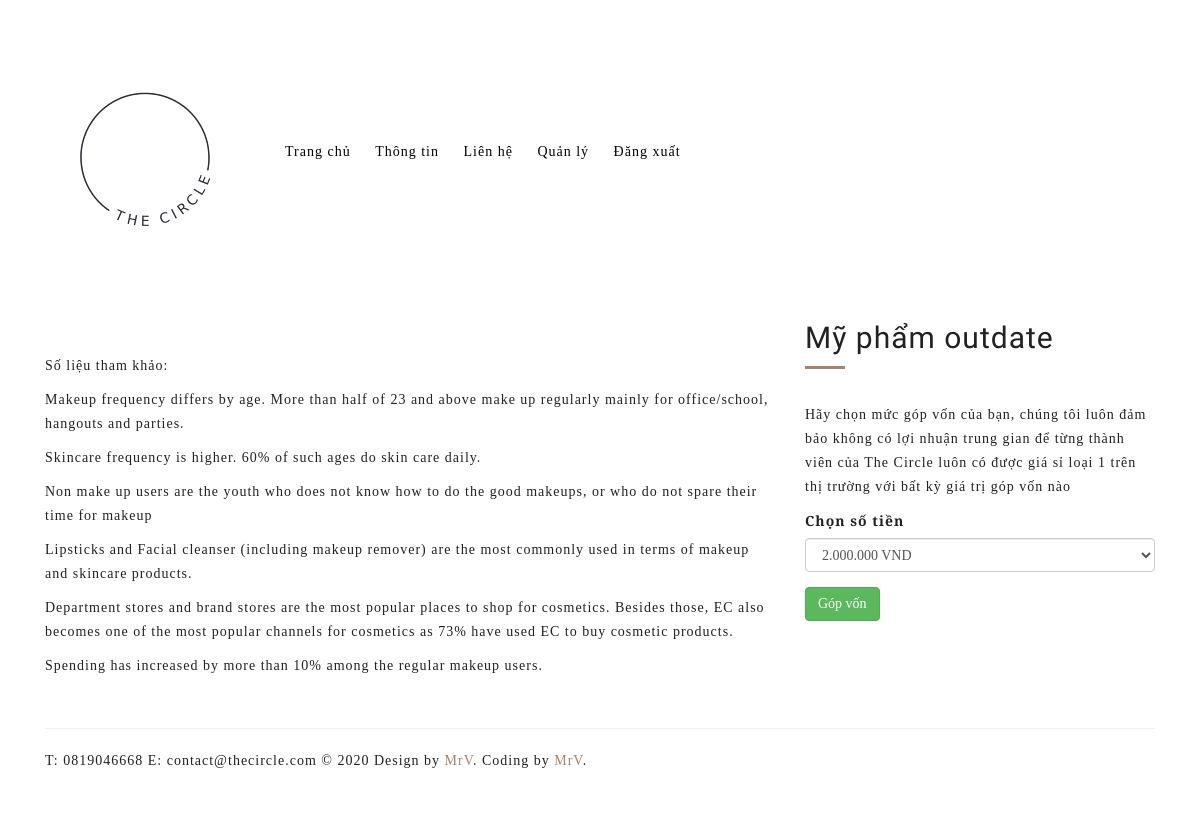
/posts/2 (signed in), run on the app's committed database.
### app/main/models.py (models this page shows)
class Base(db.Model):
    __abstract__ = True
    id = db.Column(db.Integer, primary_key=True)
    date_created = db.Column(db.DateTime, default=db.func.current_timestamp())
    date_modified = db.Column(db.DateTime, default=db.func.current_timestamp(),
                              onupdate=db.func.current_timestamp())

class Post(Base):
    __tablename__ = 'blog_post'
    category = db.Column(db.String(128), nullable=True)
    title = db.Column(db.String(128), nullable=False)
    description_text = db.Column(db.String(128), nullable=False)
    detail = db.Column(db.Text, nullable=False)
    deals= db.relationship('Deal', backref='belong_to_post', lazy='dynamic')
    interest = db.Column(db.String(128))
    min_money = db.Column(db.String(128))
    level = db.Column(db.String(128))

### app/main/views.py (the view)
@main.route('/posts/<int:id>', methods=['GET', 'POST'])
@requires_access_level(ACCESS['user'])
def post_detail(id):
    post = Post.query.get(id)
    form = InvestForm()
    if form.validate_on_submit():
        deal = Deal(belong_to_post=post, belong_to_user=current_user._get_current_object(), status='Chờ duyệt',
                    invest_money=int(form.invest_money.data))
        db.session.add(deal)
        db.session.commit()
        return redirect(url_for('main.index'))
    return render_template('main/post_detail.html', post=post, form=form)

### app/main/forms.py
class InvestForm(Form):
    invest_money = SelectField('Chọn số tiền góp vốn: ',
                               choices=[('2000000', '2.000.000 VND'), ('3000000', '3.000.000 VND'),
                                        ('5000000', '5.000.000 VND'), ('8000000', '8.000.000 VND')])

### app/main/models.py (called while the page is built)
@login_manager.user_loader
def user_loader(user_id):
    return User.query.get(user_id)

def requires_access_level(access_level):
    def decorator(f):
        @wraps(f)
        def decorated_function(*args, **kwargs):
            user = current_user
            if not current_user.is_authenticated:
                return redirect(url_for('auth.user_login'))
            elif not user.allowed(access_level):
                return redirect(url_for('auth.user_profile', id= current_user.id, message="You do not have access to that page. Sorry!"))
            return f(*args, **kwargs)
        return decorated_function
    return decorator

    def allowed(self, access_level):
        return self.access >= access_level

### app/templates/main/post_detail.html (shortened to what this page needs)
{% extends 'base.html' %}
{% block contents %}
<div class="container">
    <div class="row row-fluid" style="opacity: 1;">
        <div class="col-sm-8">
            {{ post.detail|safe }}
        </div>
        <div class="col-sm-4">
            <h2 class="oi_sub_legend">{{ post.title }}</h2>
            <div class="oi_port_sep"></div>
            <p>&nbsp;</p>
            <p>Hãy chọn mức góp vốn của bạn, chúng tôi luôn đảm bảo không có lợi nhuận trung gian để từng thành viên của
                The Circle luôn có được giá sỉ loại 1 trên thị trường với bất kỳ giá trị góp vốn nào</p>
            <form method="POST">
                <div class="form-group">
                    <label>Chọn số tiền</label>
                    {{ form.invest_money(class="form-control") }}
                </div>
                <button type="submit" class="btn btn-success">Góp vốn</button>
            </form>
        </div>
    </div>
</div>
{% endblock %}

### app/static/css/main_style.css (style rules this page uses)
body { letter-spacing:1px; }
h1,h2,h3,h4,h5,h6 { margin-top:0px; }
.oi_port_sep { height:3px; width:40px; background:#a38671 }

### app/static/css/options.css (style rules this page uses)
body { font-family: 'Playfair Display', serif; font-weight: 300; font-style: ; font-size: 14px; line-height: 24px; color: #222222; background-color: #ffffff; background-image: url(''); background-repeat: ; background-position: ; background-size: ; background-attachment: ; }
.oi_sub_legend { font-family: 'Viaoda Libre', cursive;; font-weight: 400; font-style: ; font-size: 30px; line-height: 36px; color: #222; }
h2 { font-family: 'Viaoda Libre', cursive;; font-weight: 300; font-style: ; font-size: 30px; line-height: 34px; color: #222; }
.oi_port_sep { background: #a38671 !important; }

### data on the page
Post: detail "Số liệu tham khảo: Makeup frequency differs by age. More than half of 23 and above make up regularly mainly for office/school, hangouts and parties. Skincare frequency is higher. 60% of such ages do skin care daily. Non make up users are the youth who does not know how to do the good makeups, or who do not spare their time for makeup Lipsticks and Facial cleanser (including makeup remover) are the most commonly used in terms of makeup and skincare products. Department stores and brand stores are the most popular places to shop for cosmetics. Besides those, EC also becomes one of the most popular channels for cosmetics as 73% have used EC to buy cosmetic products. Spending has increased by…", title "Mỹ phẩm outdate"
